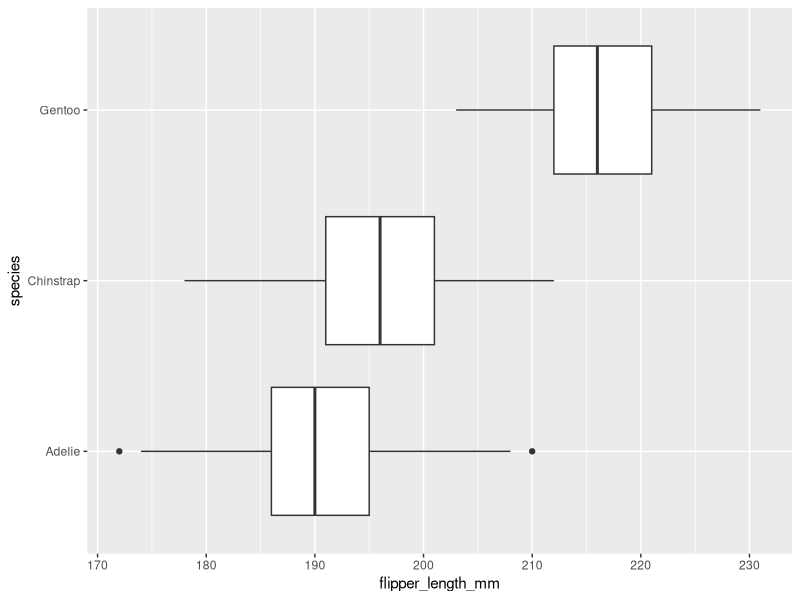
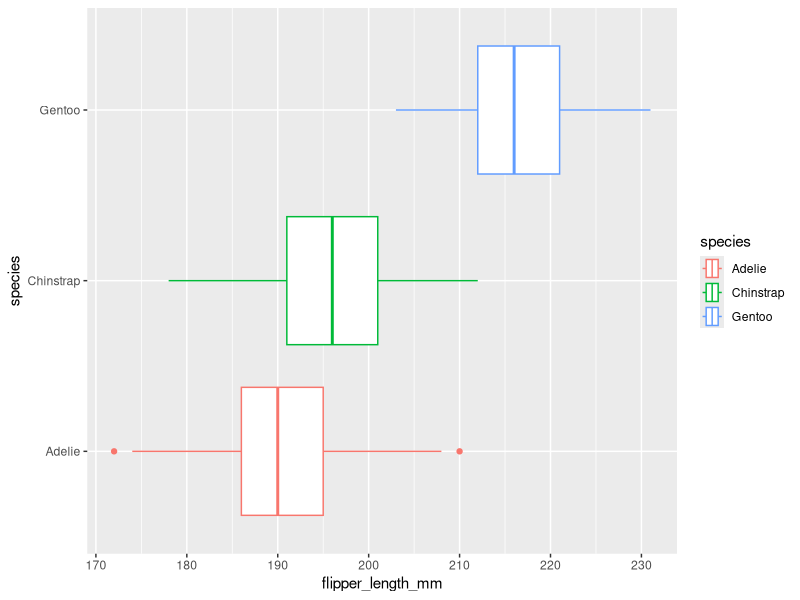
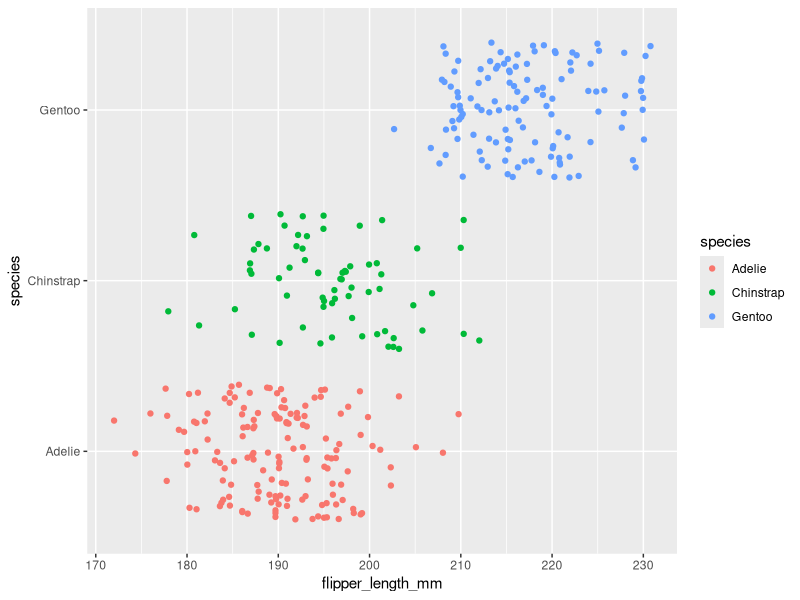

Generate these figures, in order, with R:
## ---- chunk 1
knitr::opts_chunk$set(error = TRUE)
## ---- chunk 2
library(palmerpenguins)
penguins
## ---- chunk 3
library(ggplot2)
## ---- chunk 4
ggplot(data = penguins, mapping = aes(x = flipper_length_mm, y = species)) +
  geom_boxplot()
## ---- chunk 5
ggplot(data = penguins, mapping = aes(x = flipper_length_mm, y = species, color = species)) +
  geom_boxplot()
## ---- chunk 6
ggplot(data = penguins, mapping = aes(x = flipper_length_mm, y = species, color = species)) +
  geom_jitter()
## ---- chunk 7

## ---- chunk 8

## ---- chunk 9

## ---- chunk 10

## ---- chunk 11

## ---- chunk 12

## ---- chunk 13

## ---- chunk 14

